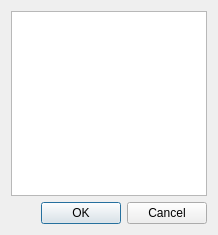
<?xml version="1.0" encoding="UTF-8"?>
<ui version="4.0">
 <class>PartDesignGui::FeaturePickDialog</class>
 <widget class="QDialog" name="PartDesignGui::FeaturePickDialog">
  <property name="geometry">
   <rect>
    <x>0</x>
    <y>0</y>
    <width>218</width>
    <height>235</height>
   </rect>
  </property>
  <property name="windowTitle">
   <string>Choose feature</string>
  </property>
  <layout class="QVBoxLayout" name="verticalLayout">
   <item>
    <widget class="QListWidget" name="listWidget"/>
   </item>
   <item>
    <widget class="QDialogButtonBox" name="buttonBox">
     <property name="orientation">
      <enum>Qt::Horizontal</enum>
     </property>
     <property name="standardButtons">
      <set>QDialogButtonBox::Cancel|QDialogButtonBox::Ok</set>
     </property>
    </widget>
   </item>
  </layout>
 </widget>
 <resources/>
 <connections>
  <connection>
   <sender>buttonBox</sender>
   <signal>accepted()</signal>
   <receiver>PartDesignGui::FeaturePickDialog</receiver>
   <slot>accept()</slot>
   <hints>
    <hint type="sourcelabel">
     <x>248</x>
     <y>254</y>
    </hint>
    <hint type="destinationlabel">
     <x>157</x>
     <y>274</y>
    </hint>
   </hints>
  </connection>
  <connection>
   <sender>buttonBox</sender>
   <signal>rejected()</signal>
   <receiver>PartDesignGui::FeaturePickDialog</receiver>
   <slot>reject()</slot>
   <hints>
    <hint type="sourcelabel">
     <x>316</x>
     <y>260</y>
    </hint>
    <hint type="destinationlabel">
     <x>286</x>
     <y>274</y>
    </hint>
   </hints>
  </connection>
 </connections>
</ui>
